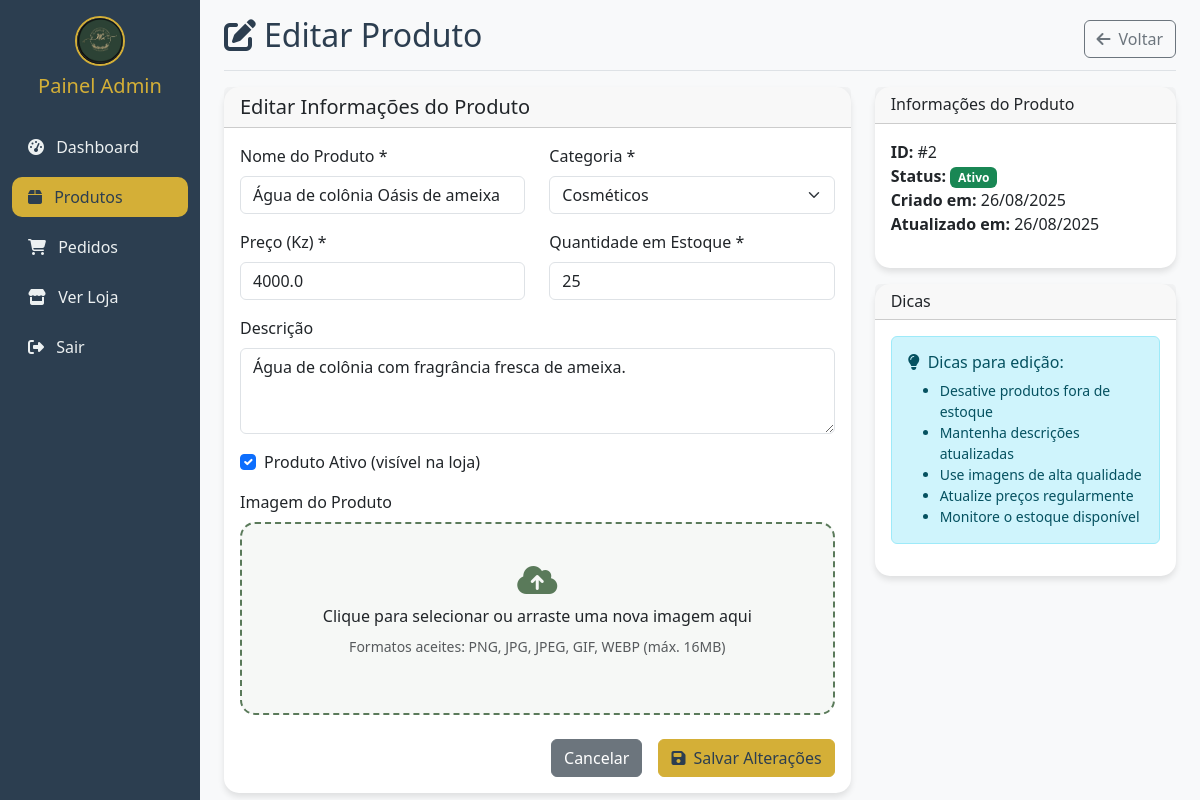
The app's page /admin/products/edit/2 (signed in) with its own data.
### models.py (models this page shows)
class Product(db.Model):
    __tablename__ = 'products'
    id = db.Column(db.Integer, primary_key=True)
    name = db.Column(db.String(200), nullable=False)
    price = db.Column(db.Numeric(10, 2), nullable=False)
    category = db.Column(db.String(100), nullable=False)
    image_url = db.Column(db.String(500))
    description = db.Column(Text)
    stock_quantity = db.Column(db.Integer, default=0)
    is_active = db.Column(db.Boolean, default=True)
    created_at = db.Column(db.DateTime, default=datetime.utcnow)
    updated_at = db.Column(db.DateTime, default=datetime.utcnow, onupdate=datetime.utcnow)

### routes.py (the view, shortened to what this page needs)
@app.route('/admin/products/edit/<int:product_id>', methods=['GET', 'POST'])
@login_required
def admin_edit_product(product_id):
    product = get_product_by_id(product_id)
    if not product:
        flash('Produto não encontrado.', 'error')
        return redirect(url_for('admin_products'))
    categories = get_categories()
    return render_template('admin/edit_product.html', product=product, categories=categories)

### app.py (called while the page is built)
@app.before_request
def init_cart():
    if 'cart' not in session:
        session['cart'] = {}

@login_manager.user_loader
def load_user(user_id):
    from models import User
    return User.query.get(int(user_id))

### database.py (called while the page is built)
def get_categories():
    try:
        categories = Category.query.order_by(Category.name).all()
        return [
            {
                'id': c.id,
                'name': c.name,
                'description': c.description,
                'is_active': c.is_active,
                'created_at': c.created_at
            }
            for c in categories
        ]
    except Exception as e:
        print(f"Error getting categories: {e}")
        return []

def get_product_by_id(product_id):
    try:
        product = Product.query.get(product_id)
        if product:
            return {
                'id': product.id,
                'name': product.name,
                'price': float(product.price),
                'category': product.category,
                'image_url': product.image_url,
                'description': product.description,
                'stock_quantity': product.stock_quantity,
                'is_active': product.is_active,
                'created_at': product.created_at,
                'updated_at': product.updated_at
            }
        return None
    except Exception as e:
        print(f"Error getting product: {e}")
        return None

### templates/admin/edit_product.html (shortened to what this page needs)
<!DOCTYPE html>
<html lang="pt">
<head>
    <link href="https://cdn.jsdelivr.net/npm/bootstrap@5.3.0/dist/css/bootstrap.min.css" rel="stylesheet">
    <link href="https://cdnjs.cloudflare.com/ajax/libs/font-awesome/6.4.0/css/all.min.css" rel="stylesheet">
    <link href="{{ url_for('static', filename='css/ecommerce-theme.css') }}" rel="stylesheet">
</head>
<body>
    <div class="container-fluid">
        <div class="row">
            <nav id="sidebar" class="col-md-3 col-lg-2 d-md-block admin-sidebar sidebar collapse">
                <div class="position-sticky pt-3">
                    <div class="text-center mb-4">
                        <img src="{{ url_for('static', filename='images/logo.png') }}" alt="NC Glamour Store" class="logo-image mb-2">
                        <h5 style="color: var(--accent-gold);">Painel Admin</h5>
                    </div>
                    <ul class="nav flex-column">
                        <li class="nav-item">
                            <a class="nav-link" href="{{ url_for('admin_dashboard') }}">
                                <i class="fas fa-tachometer-alt me-2"></i>
                                Dashboard
                            </a>
                        </li>
                        <li class="nav-item">
                            <a class="nav-link active" href="{{ url_for('admin_products') }}">
                                <i class="fas fa-box me-2"></i>
                                Produtos
                            </a>
                        </li>
                        <li class="nav-item">
                            <a class="nav-link" href="{{ url_for('admin_orders') }}">
                                <i class="fas fa-shopping-cart me-2"></i>
                                Pedidos
                            </a>
                        </li>
                        <li class="nav-item">
                            <a class="nav-link" href="{{ url_for('index') }}">
                                <i class="fas fa-store me-2"></i>
                                Ver Loja
                            </a>
                        </li>
                        <li class="nav-item">
                            <a class="nav-link" href="{{ url_for('admin_logout') }}">
                                <i class="fas fa-sign-out-alt me-2"></i>
                                Sair
                            </a>
                        </li>
                    </ul>
                </div>
            </nav>
            <main class="col-md-9 ms-sm-auto col-lg-10 px-md-4">
                <div class="d-flex justify-content-between flex-wrap flex-md-nowrap align-items-center pt-3 pb-2 mb-3 border-bottom">
                    <h1 class="h2">
                        <i class="fas fa-edit me-2"></i>Editar Produto
                    </h1>
                    <div class="btn-toolbar mb-2 mb-md-0">
                        <a href="{{ url_for('admin_products') }}" class="btn btn-outline-secondary">
                            <i class="fas fa-arrow-left me-2"></i>Voltar
                        </a>
                    </div>
                </div>
                <div class="row">
                    <div class="col-lg-8">
                        <div class="card">
                            <div class="card-header">
                                <h5 class="mb-0">Editar Informações do Produto</h5>
                            </div>
                            <div class="card-body">
                                <form method="POST" enctype="multipart/form-data">
                                    <div class="row">
                                        <div class="col-md-6">
                                            <div class="mb-3">
                                                <label for="name" class="form-label">Nome do Produto *</label>
                                                <input type="text" class="form-control" id="name" name="name"
                                                       value="{{ product.name }}" required>
                                            </div>
                                        </div>
                                        <div class="col-md-6">
                                            <div class="mb-3">
                                                <label for="category" class="form-label">Categoria *</label>
                                                <select class="form-select" id="category" name="category" required>
                                                    {% for category in categories %}
                                                        <option value="{{ category.name }}"
                                                                {{ 'selected' if category.name == product.category else '' }}>
                                                            {{ category.name }}
                                                        </option>
                                                    {% endfor %}
                                                </select>
                                            </div>
                                        </div>
                                    </div>
                                    <div class="row">
                                        <div class="col-md-6">
                                            <div class="mb-3">
                                                <label for="price" class="form-label">Preço (Kz) *</label>
                                                <input type="number" class="form-control" id="price" name="price"
                                                       step="0.01" min="0" value="{{ product.price }}" required>
                                            </div>
                                        </div>
                                        <div class="col-md-6">
                                            <div class="mb-3">
                                                <label for="stock_quantity" class="form-label">Quantidade em Estoque *</label>
                                                <input type="number" class="form-control" id="stock_quantity"
                                                       name="stock_quantity" min="0" value="{{ product.stock_quantity }}" required>
                                            </div>
                                        </div>
                                    </div>
                                    <div class="mb-3">
                                        <label for="description" class="form-label">Descrição</label>
                                        <textarea class="form-control" id="description" name="description" rows="3"
                                                  placeholder="Descrição detalhada do produto...">{{ product.description or '' }}</textarea>
                                    </div>
                                    <div class="mb-3">
                                        <div class="form-check">
                                            <input class="form-check-input" type="checkbox" id="is_active" name="is_active"
                                                   {{ 'checked' if product.is_active else '' }}>
                                            <label class="form-check-label" for="is_active">
                                                Produto Ativo (visível na loja)
                                            </label>
                                        </div>
                                    </div>
                                    <div class="mb-4">
                                        <label for="image" class="form-label">Imagem do Produto</label>
                                        <div class="image-upload-area" id="imageUploadArea">
                                            <i class="fas fa-cloud-upload-alt fa-2x mb-2" style="color: var(--primary-green);"></i>
                                            <p class="mb-2">Clique para {{ 'alterar' if product.image_url else 'selecionar' }} ou arraste uma nova imagem aqui</p>
                                            <p class="small text-muted">Formatos aceites: PNG, JPG, JPEG, GIF, WEBP (máx. 16MB)</p>
                                        </div>
                                    </div>
                                    <div class="d-grid gap-2 d-md-flex justify-content-md-end">
                                        <a href="{{ url_for('admin_products') }}" class="btn btn-secondary me-md-2">Cancelar</a>
                                        <button type="submit" class="btn btn-success">
                                            <i class="fas fa-save me-2"></i>Salvar Alterações
                                        </button>
                                    </div>
                                </form>
                            </div>
                        </div>
                    </div>
                    <div class="col-lg-4">
                        <div class="card">
                            <div class="card-header">
                                <h6 class="mb-0">Informações do Produto</h6>
                            </div>
                            <div class="card-body">
                                <ul class="list-unstyled">
                                    <li><strong>ID:</strong> #{{ product.id }}</li>
                                    <li><strong>Status:</strong>
                                        <span class="badge bg-{{ 'success' if product.is_active else 'secondary' }}">
                                            {{ 'Ativo' if product.is_active else 'Inativo' }}
                                        </span>
                                    </li>
                                    <li><strong>Criado em:</strong>
                                        {{ product.created_at.strftime('%d/%m/%Y') if product.created_at else 'N/A' }}
                                    </li>
                                    <li><strong>Atualizado em:</strong>
                                        {{ product.updated_at.strftime('%d/%m/%Y') if product.updated_at else 'N/A' }}
                                    </li>
                                </ul>
                            </div>
                        </div>
                        <div class="card mt-3">
                            <div class="card-header">
                                <h6 class="mb-0">Dicas</h6>
                            </div>
                            <div class="card-body">
                                <div class="alert alert-info">
                                    <h6><i class="fas fa-lightbulb me-2"></i>Dicas para edição:</h6>
                                    <ul class="small mb-0">
                                        <li>Desative produtos fora de estoque</li>
                                        <li>Mantenha descrições atualizadas</li>
                                        <li>Use imagens de alta qualidade</li>
                                        <li>Atualize preços regularmente</li>
                                        <li>Monitore o estoque disponível</li>
                                    </ul>
                                </div>
                            </div>
                        </div>
                    </div>
                </div>
            </main>
        </div>
    </div>
</body>
</html>

### static/css/ecommerce-theme.css (style rules this page uses)
:root { --primary-green: #5a7a5a; --primary-green-light: #7a9a7a; --primary-green-dark: #4a6a4a; --accent-gold: #d4af37; --accent-gold-light: #f4cf57; --accent-gold-dark: #b8941f; --neutral-dark: #2c3e50; --neutral-medium: #34495e; --neutral-light: #ecf0f1; --neutral-white: #ffffff; --success-color: #27ae60; --error-color: #e74c3c; --warning-color: #f39c12; --info-color: #3498db; --text-primary: #2c3e50; --text-secondary: #7f8c8d; --text-light: #bdc3c7; }
body { font-family: 'Segoe UI', Tahoma, Geneva, Verdana, sans-serif; color: var(--text-primary); background-color: #f8f9fa; }
.logo-image { width: 50px; height: 50px; border-radius: 50%; object-fit: cover; border: 2px solid var(--accent-gold); }
.btn-success { background-color: var(--accent-gold); border-color: var(--accent-gold); color: var(--neutral-dark); }
.card { border: none; border-radius: 15px; box-shadow: 0 4px 6px rgba(0,0,0,0.1); transition: all 0.3s ease; }
.admin-sidebar { background-color: var(--neutral-dark); min-height: 100vh; }
.admin-sidebar .nav-link { color: var(--neutral-light); border-radius: 10px; margin: 5px 0; transition: all 0.3s ease; }
.admin-sidebar .nav-link.active { background-color: var(--accent-gold); color: var(--neutral-dark); }
.image-upload-area { border: 2px dashed var(--primary-green); border-radius: 15px; padding: 40px; text-align: center; background-color: rgba(90, 122, 90, 0.05); transition: all 0.3s ease; }

### records on screen
Product: name "Água de colônia Oásis de ameixa", description "Água de colônia com fragrância fresca de ameixa.", created_at "26/08/2025", updated_at "26/08/2025"

### other values on screen
{{ 'alterar' if product.image_url else 'selecionar' }} "selecionar"
{{ product.id }} "2"
{{ 'Ativo' if product.is_active else 'Inativo' }} "Ativo"
form field category "Cosméticos"
